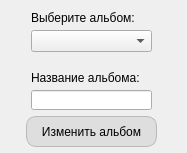
<?xml version="1.0" encoding="UTF-8"?>
<ui version="4.0">
 <class>Edit_Tag</class>
 <widget class="QWidget" name="Edit_Tag">
  <property name="geometry">
   <rect>
    <x>0</x>
    <y>0</y>
    <width>187</width>
    <height>153</height>
   </rect>
  </property>
  <property name="windowTitle">
   <string>Изменить альбом</string>
  </property>
  <widget class="QLineEdit" name="lineEdit">
   <property name="geometry">
    <rect>
     <x>31</x>
     <y>90</y>
     <width>121</width>
     <height>20</height>
    </rect>
   </property>
  </widget>
  <widget class="QComboBox" name="comboBox">
   <property name="geometry">
    <rect>
     <x>31</x>
     <y>30</y>
     <width>121</width>
     <height>22</height>
    </rect>
   </property>
  </widget>
  <widget class="QLabel" name="label">
   <property name="geometry">
    <rect>
     <x>31</x>
     <y>10</y>
     <width>121</width>
     <height>16</height>
    </rect>
   </property>
   <property name="text">
    <string>Выберите альбом:</string>
   </property>
  </widget>
  <widget class="QLabel" name="label_2">
   <property name="geometry">
    <rect>
     <x>31</x>
     <y>70</y>
     <width>121</width>
     <height>16</height>
    </rect>
   </property>
   <property name="text">
    <string>Название альбома:</string>
   </property>
  </widget>
  <widget class="QPushButton" name="pushButton">
   <property name="geometry">
    <rect>
     <x>26</x>
     <y>116</y>
     <width>131</width>
     <height>31</height>
    </rect>
   </property>
   <property name="styleSheet">
    <string notr="true"> background-color: rgba(220, 220, 220, 0.9);  /* Светло-серый фон */
                color: black;                               /* Черный текст */
                border-radius: 10px;                        /* Закругление углов */
                border: 1px solid rgba(180, 180, 180, 0.9); /* Серая рамка */
                padding: 5px 10px;                         /* Внутренние отступы */
                font-weight: 400;                          /* Жирный текст */ 
</string>
   </property>
   <property name="text">
    <string>Изменить альбом</string>
   </property>
  </widget>
 </widget>
 <resources/>
 <connections/>
</ui>
